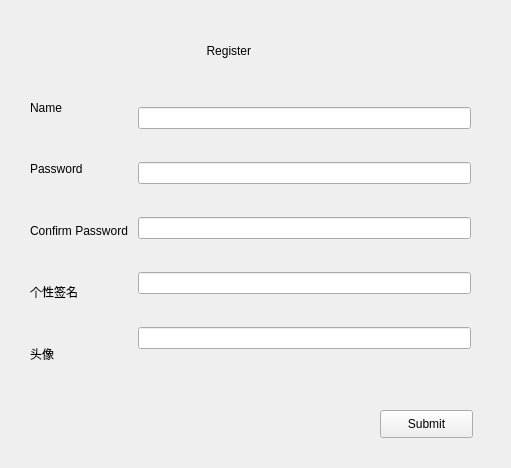
<?xml version="1.0" encoding="UTF-8"?>
<ui version="4.0">
 <class>Register</class>
 <widget class="QWidget" name="Register">
  <property name="geometry">
   <rect>
    <x>0</x>
    <y>0</y>
    <width>511</width>
    <height>468</height>
   </rect>
  </property>
  <property name="windowTitle">
   <string>Form</string>
  </property>
  <widget class="QPushButton" name="commit">
   <property name="geometry">
    <rect>
     <x>380</x>
     <y>410</y>
     <width>93</width>
     <height>28</height>
    </rect>
   </property>
   <property name="text">
    <string>Submit</string>
   </property>
  </widget>
  <widget class="QWidget" name="layoutWidget">
   <property name="geometry">
    <rect>
     <x>30</x>
     <y>80</y>
     <width>441</width>
     <height>301</height>
    </rect>
   </property>
   <layout class="QHBoxLayout" name="horizontalLayout_2">
    <item>
     <layout class="QVBoxLayout" name="verticalLayout_3">
      <item>
       <widget class="QLabel" name="name_label_2">
        <property name="text">
         <string>Name</string>
        </property>
       </widget>
      </item>
      <item>
       <widget class="QLabel" name="password_label_2">
        <property name="text">
         <string>Password</string>
        </property>
       </widget>
      </item>
      <item>
       <widget class="QLabel" name="confirmPassword_label_2">
        <property name="text">
         <string>Confirm Password </string>
        </property>
       </widget>
      </item>
      <item>
       <widget class="QLabel" name="sign_label_2">
        <property name="text">
         <string>个性签名</string>
        </property>
       </widget>
      </item>
      <item>
       <widget class="QLabel" name="head_label_2">
        <property name="text">
         <string>头像</string>
        </property>
       </widget>
      </item>
     </layout>
    </item>
    <item>
     <layout class="QVBoxLayout" name="verticalLayout_4">
      <item>
       <widget class="QLineEdit" name="name_line_2"/>
      </item>
      <item>
       <widget class="QLineEdit" name="password_line_2"/>
      </item>
      <item>
       <widget class="QLineEdit" name="confirmPassword_line_2"/>
      </item>
      <item>
       <widget class="QLineEdit" name="sign_line_2"/>
      </item>
      <item>
       <widget class="QLineEdit" name="head_line_2"/>
      </item>
     </layout>
    </item>
   </layout>
  </widget>
  <widget class="QLabel" name="tip_label">
   <property name="geometry">
    <rect>
     <x>31</x>
     <y>401</y>
     <width>216</width>
     <height>29</height>
    </rect>
   </property>
   <property name="text">
    <string/>
   </property>
  </widget>
  <widget class="QLabel" name="register_label">
   <property name="geometry">
    <rect>
     <x>100</x>
     <y>30</y>
     <width>231</width>
     <height>41</height>
    </rect>
   </property>
   <property name="text">
    <string>                                Register</string>
   </property>
  </widget>
 </widget>
 <resources/>
 <connections/>
</ui>
